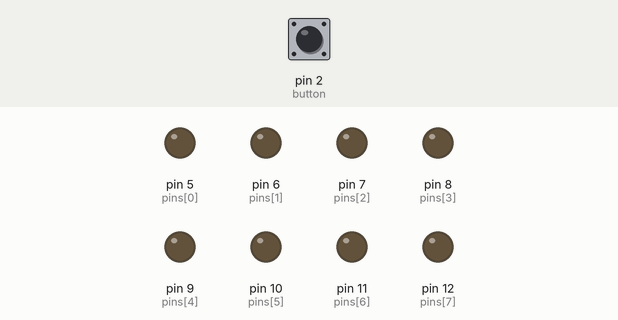
A sketch run on a simulated Arduino Uno, built with avr-gcc and run on an emulated ATmega328P. Parts: output pins drawn as LEDs (lit = HIGH). The test bench sets the inputs (shaded band); at power-on: pin 2 (button) HIGH.

Above: at 1.2 s.
1.3 s: pin 2 (button) pulled LOW for 0.15 s
At 2.2 s:
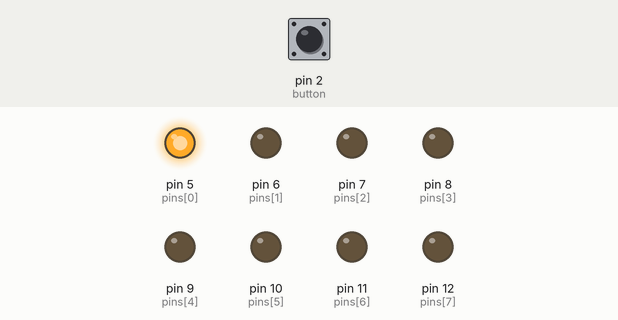
2.9 s: pin 2 (button) pulled LOW for 1 s
At 3.5 s:
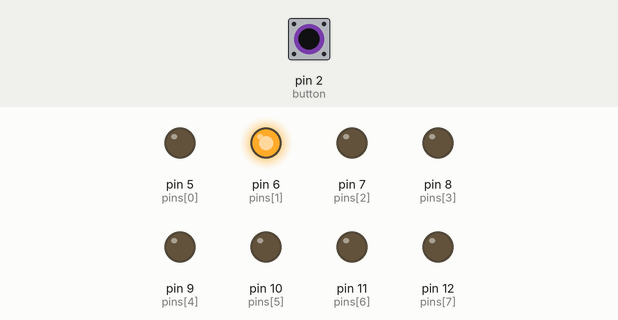
5.4 s: pin 2 (button) pulled LOW for 0.15 s
At 6.6 s:
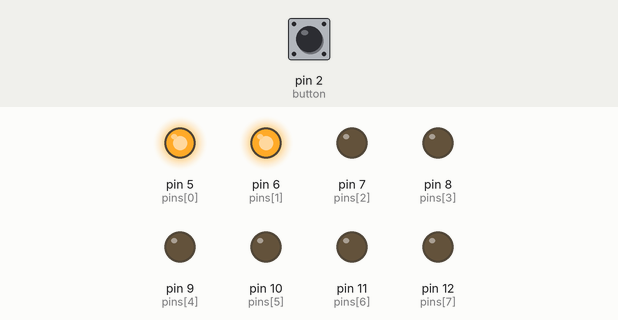
7.0 s: pin 2 (button) pulled LOW for 3.2 s
At 8.1 s:
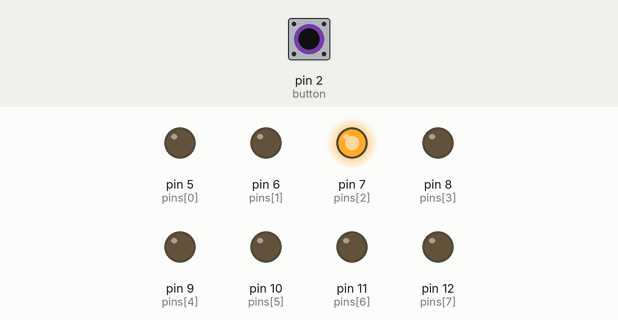
11.7 s: pin 2 (button) pulled LOW for 0.15 s
At 12.7 s:
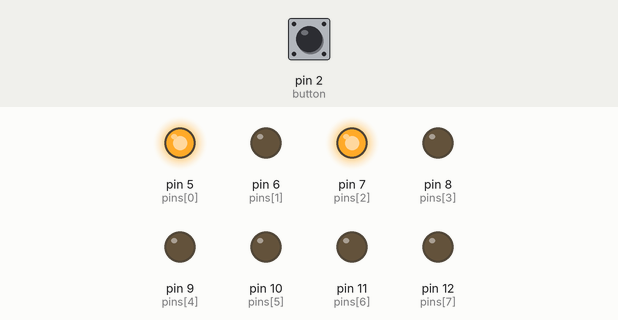
13.3 s: pin 2 (button) pulled LOW for 1 s
At 14.1 s:
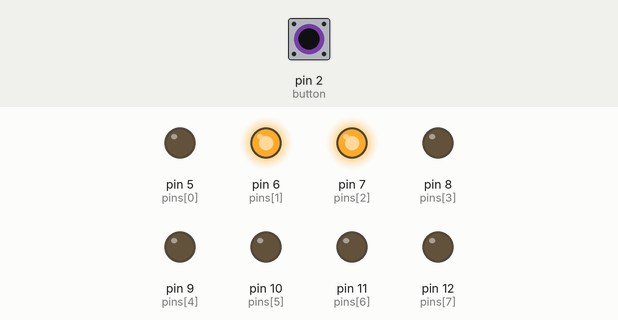
Timing chart, 0 to 16.3 s (numbered marks = the images above; inputs shaded):
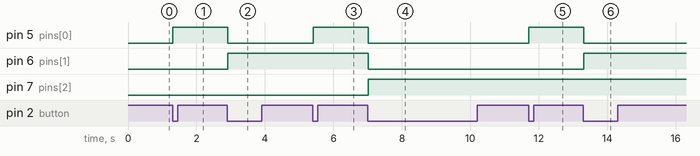

Measured:
- after the input at 1.3 s, pin 5 (pins[0]): LOW → HIGH at once
- after the input at 2.9 s, pin 5 (pins[0]): HIGH → LOW at once; pin 6 (pins[1]): LOW → HIGH at once
- after the input at 5.4 s, pin 5 (pins[0]): LOW → HIGH at once
- after the input at 7.0 s, pin 5 (pins[0]), pin 6 (pins[1]): HIGH → LOW at once; pin 7 (pins[2]): LOW → HIGH at once
- after the input at 11.7 s, pin 5 (pins[0]): LOW → HIGH at once
- after the input at 13.3 s, pin 5 (pins[0]): HIGH → LOW at once; pin 6 (pins[1]): LOW → HIGH at once

The sketch:

BinaryCounter.ino
```cpp
// Binary Counter for Arduino
// Project04 - Comp 401

int button = 2;                            // button connects at pin 2
int presses = 0;                           // counts the number of presses
long time = 0;
long debounce = 100;	                   // how many ms to "debounce"
const byte numPins = 8;                    // number of LEDs used
int state;                                 // state of pins - high and low
byte pins[] = {5, 6, 7, 8, 9, 10, 11, 12}; // pins to connect leds on Arduino

void setup()
{
	for(int i = 0; i < numPins; i++) {
		pinMode(pins[i], OUTPUT);
	}
	pinMode(button, INPUT);
	attachInterrupt(0, count, LOW);
}
// convert button presses to binary and store in string
void loop()
{
	String binNumber = String(presses, BIN);
	int binLength = binNumber.length();	// determine length of string
	if(presses <= 255) {
		for(int i = 0, x = 1; i < binLength; i++, x+=2) {
			if(binNumber[i] == '0') state = LOW;
			if(binNumber[i] == '1') state = HIGH;
			digitalWrite(pins[i] + binLength - x, state);
		}
	}
        else {}
}

// counts button presses
void count() {
	// increase presses and "debounce" button
	if(millis() - time > debounce)	presses++;
	time = millis();
}
```
